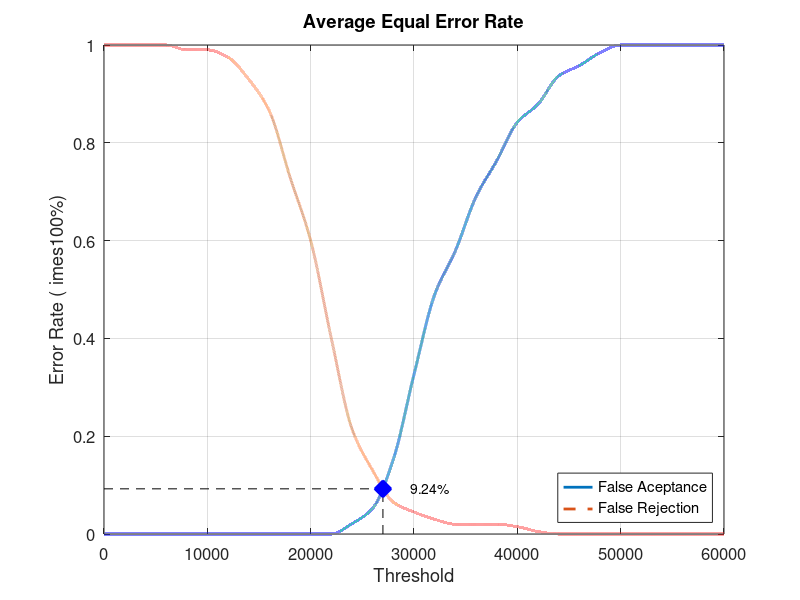
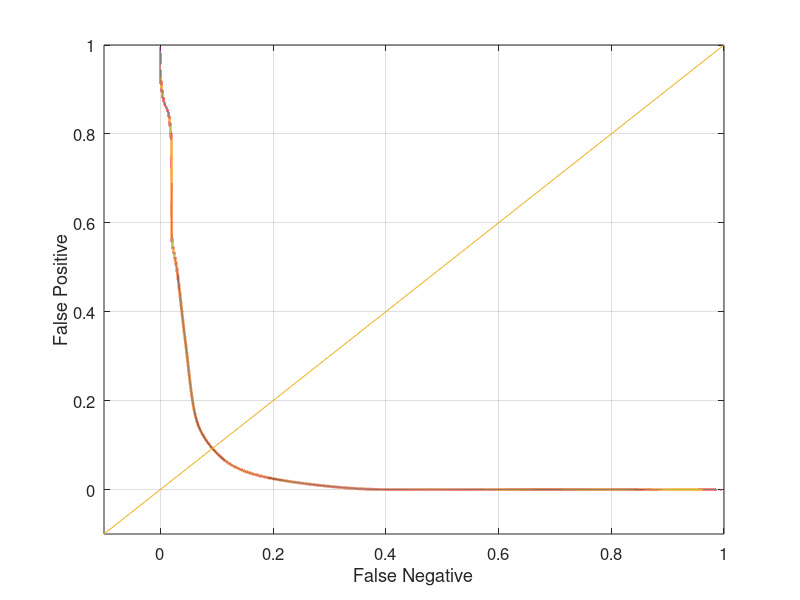

Recreate these plots in MATLAB, in order.
close all;
clear;
clc;
x = 0:2000:60000;
xq = 0:0.5:60000;

y0 = [0 0 0 0 0 0 0 0 0 0 0 0 0.0210526 0.0526316 0.152632 0.326316 0.489474 0.578947 0.689474 0.763158 0.842105 0.878947 0.936842 0.957895 0.984211 1 1 1 1 1 1]
yy0 = interp1(x, y0, xq, 'pchip');
y1 = [1 1 1 1 0.99 0.99 0.975 0.93 0.865 0.73 0.6 0.4 0.215 0.13 0.065 0.045 0.03 0.02 0.02 0.02 0.015 0.005 0 0 0 0 0 0 0 0 0]
yy1 = interp1(x, y1, xq, 'pchip');

% Calculating EER: 
y2 = abs(y0 - y1);
find(y2 == min(y2))
yy2 = abs(yy0 - yy1);
xEER = find(yy2 == min(yy2));
xEERIndex = xq(xEER) % X-axis EER
yEER = yy0(xEER) % Y-axis EER

main = figure
plot(xq, yy0,'-','LineWidth', 2);	hold on
plot(xq, yy1,'--','LineWidth', 2);	hold on
plot([xEERIndex xEERIndex], [0 yEER], 'k--');	hold on
plot([0 xEERIndex], [yEER yEER], 'k--');	hold on
plot(xEERIndex, yEER, 'bx', 'LineWidth', 10);	hold on
text(xEERIndex + 10 * xEERIndex / 100, yEER, [num2str(round((10000 * yEER)) / 100) '%'])
legend('False Aceptance', 'False Rejection', 'Location', 'SouthEast')
xlabel('Threshold')
ylabel('Error Rate (	imes100%)')
title('Average Equal Error Rate')
set(gca, 'FontSize', 12)
axis([0 60000 0 1])
grid on

print(main, 'Database2_1Main', '-dpng');
FNRxFPR = figure('Color', [1 1 1]);
plot(yy1, yy0, '-', yy1, yy0, 'LineWidth', 2);
hold on
y = -0.1:0.1:1
plot(y, y); 
set(gca, 'FontSize', 12)
xlabel('False Negative')
ylabel('False Positive')
axis([-0.1 1 -0.1 1])
set(gca, 'FontSize', 12)
grid on

print(FNRxFPR, 'Database2_1FNRxFPR','-dpng');
